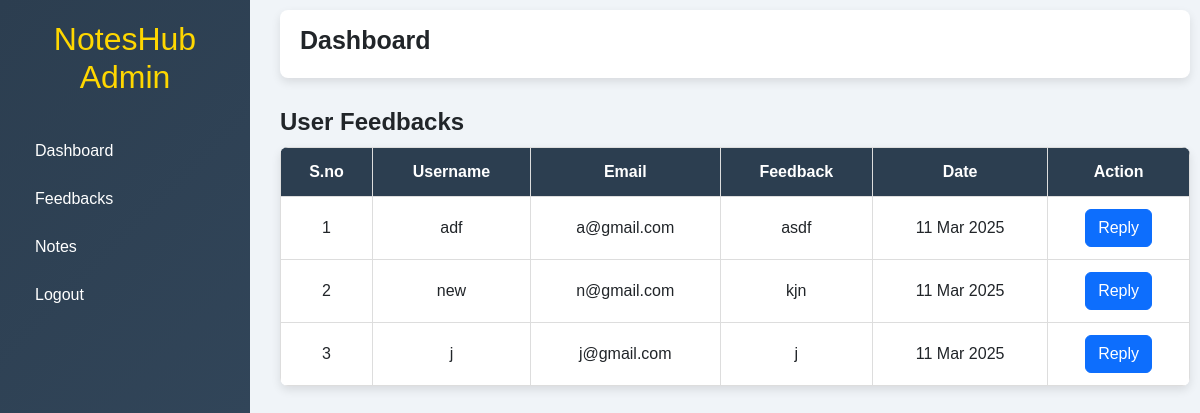
The page /admin/feedback.php (signed in) on the database as committed earlier.
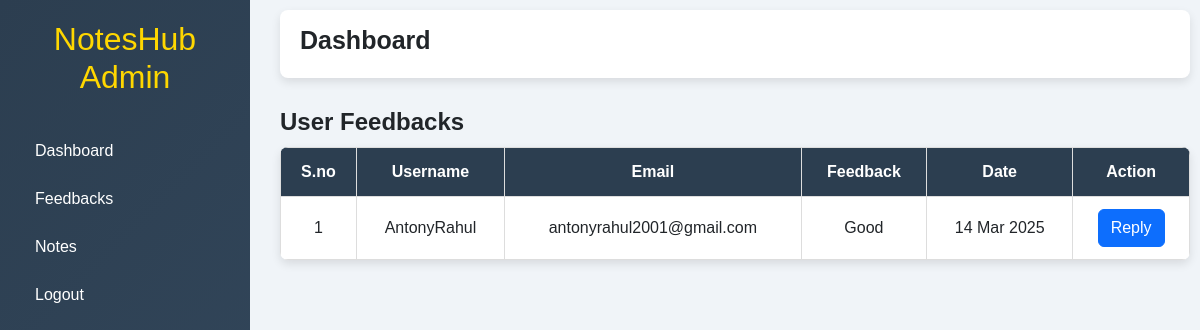
The same page on the database as committed later.
### tables this page shows
CREATE TABLE `feedbacks` (
  `id` int(11) NOT NULL,
  `name` varchar(255) NOT NULL,
  `email` varchar(255) NOT NULL,
  `message` text NOT NULL,
  `created_at` timestamp NOT NULL DEFAULT current_timestamp()
);

### admin/feedback.php (the view, shortened to what this page needs)
<?php
require '../db/db.php';
$result = $conn->query("SELECT * FROM feedbacks ORDER BY created_at DESC");
?>
<!DOCTYPE html>
<html lang="en">
<head>
    <link rel="stylesheet" href="https://cdn.jsdelivr.net/npm/bootstrap@5.3.0/dist/css/bootstrap.min.css">
</head>
<body>
    <div class="sidebar">
        <h2>NotesHub Admin</h2>
        <a href="./dashboard.php">Dashboard</a>
        <a href="./feedback.php">Feedbacks</a>
        <a href="./notespage.php">Notes</a>
        <a href="./logout.php">Logout</a>
    </div>
    <div class="main-content">
        <div class="dashboard-header">
            <h2>Dashboard</h2>
        </div>
        <div class="feedback-list">
            <h4>User Feedbacks</h4>
            <table>
                <thead>
                    <tr>
                        <th>S.no</th>
                        <th>Username</th>
                        <th>Email</th>
                        <th>Feedback</th>
                        <th>Date</th>
                        <th>Action</th>
                    </tr>
                </thead>
                <tbody>
                    <?php
                    $sno = 1;
                    while ($row = $result->fetch_assoc()) {
                        $email = htmlspecialchars($row['email']);
                        $subject = "Response to your Feedback";
                        echo "<tr>";
                        echo "<td>" . $sno . "</td>";
                        echo "<td>" . htmlspecialchars($row['name']) . "</td>";
                        echo "<td>" . htmlspecialchars($row['email']) . "</td>";
                        echo "<td>" . htmlspecialchars($row['message']) . "</td>";
                        echo "<td>" . date("d M Y", strtotime($row['created_at'])) . "</td>";
                        echo "<td>
                        <a href='https://mail.google.com/mail/?view=cm&fs=1&to=$email&su=" . urlencode($subject) . "' target='_blank' class='btn btn-primary'>
                            Reply
                        </a>
                      </td>";
                        echo "</tr>";
                        $sno++;
                    }
                    ?>
                </tbody>
            </table>
        </div>
    </div>
</body>
</html>

Rows that differ between the two databases and show on the page:
removed feedbacks: name "adf", email "a@gmail.com", message "asdf", created_at "11 Mar 2025"
removed feedbacks: name "new", email "n@gmail.com", message "kjn", created_at "11 Mar 2025"
removed feedbacks: name "j", email "j@gmail.com", message "j", created_at "11 Mar 2025"
added feedbacks: name "AntonyRahul", email "antonyrahul2001@gmail.com", message "Good", created_at "14 Mar 2025"
